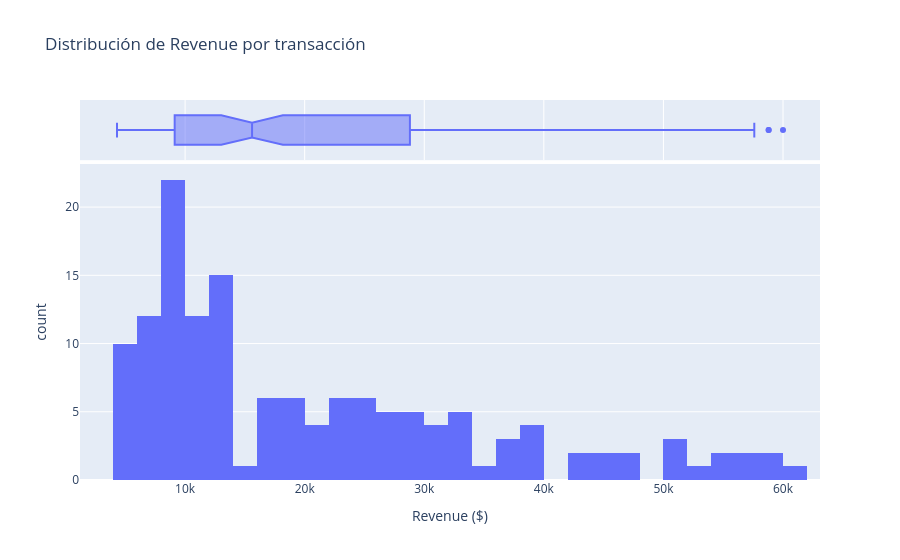

Here is the notebook cell this chart was saved with:
### Markdown cell above
---
## 3. Histogram — Distribución

### Code cell
fig = px.histogram(
    df,
    x='Revenue',
    nbins=30,
    title='Distribución de Revenue por transacción',
    labels={'Revenue': 'Revenue ($)', 'count': 'Frecuencia'},
    marginal='box',            # agrega un box plot en el margen superior
)
fig.show()

### Figure 1 — Plotly figure (JSON) as saved in the notebook; plotly's stock layout.template omitted (floating-point values rounded to 4 significant figures; data arrays with more than 128 entries replaced by an {"elided": "..."} marker saying what was removed)
{"data": [{"bingroup": "x", "hovertemplate": "Revenue ($)=%{x}<br>count=%{y}<extra></extra>", "legendgroup": "", "marker": {"color": "#636efa", "pattern": {"shape": ""}}, "name": "", "nbinsx": 30, "orientation": "v", "showlegend": false, "type": "histogram", "x": {"elided": "144 int values"}, "xaxis": "x", "yaxis": "y"}, {"hovertemplate": "Revenue ($)=%{x}<extra></extra>", "legendgroup": "", "marker": {"color": "#636efa"}, "name": "", "notched": true, "showlegend": false, "type": "box", "x": {"elided": "144 int values"}, "xaxis": "x2", "yaxis": "y2"}], "layout": {"barmode": "relative", "legend": {"tracegroupgap": 0}, "title": {"text": "Distribución de Revenue por transacción"}, "xaxis": {"anchor": "y", "domain": [0, 1], "title": {"text": "Revenue ($)"}}, "xaxis2": {"anchor": "y2", "domain": [0, 1], "matches": "x", "showgrid": true, "showticklabels": false}, "yaxis": {"anchor": "x", "domain": [0, 0.8316], "title": {"text": "count"}}, "yaxis2": {"anchor": "x2", "domain": [0.8416, 1], "matches": "y2", "showgrid": false, "showline": false, "showticklabels": false, "ticks": ""}}}
